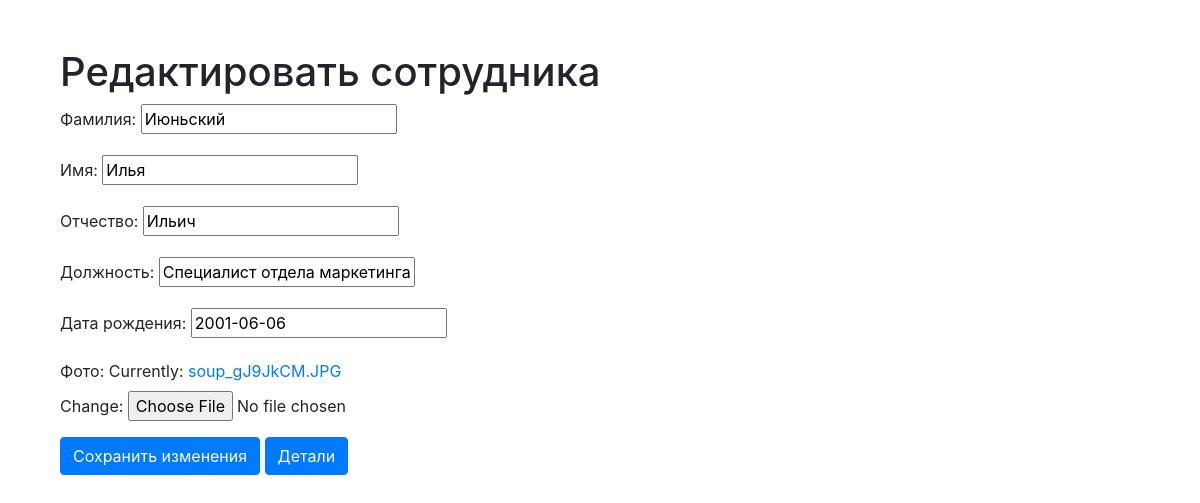
The app's page /employee/6/update with its own data.
### eployees_app/models.py (models this page shows, shortened)
class Employees(models.Model):
    employeeSurname = models.CharField(verbose_name="Фамилия", max_length=40)
    employeeName = models.CharField(verbose_name="Имя", max_length=40)
    employeePatronymic = models.CharField(verbose_name="Отчество", max_length=40)
    employeeJobTitle = models.CharField(verbose_name="Должность", max_length=30)
    employeeBirthDate = models.DateField(verbose_name="Дата рождения", auto_now=False)
    employeePhoto = models.ImageField(verbose_name="Фото", null=True)
    class Meta:
        verbose_name = 'Сотрудник',
        verbose_name_plural = 'Сотрудники',
        ordering = ['employeeSurname']

### eployees_app/views.py (the view, shortened to what this page needs)
# urls.py: path('employee/<int:pk>/update', views.EmployeeUpdate.as_view(), name = 'employee_update'),
class EmployeeUpdate(UpdateView):
    template_name = 'employees/employee_edit.html'
    model = Employees
    context_object_name = 'employee'
    fields = ['employeeSurname',
              'employeeName',
              'employeePatronymic',
              'employeeJobTitle',
              'employeeBirthDate',
              'employeePhoto'
              ]

### templates/employees/employee_edit.html (shortened to what this page needs)
{% extends '../base.html' %}
{% block content %}
<div class="container mt-5">
    <h1>Редактировать сотрудника</h1>
    <form method="POST" enctype="multipart/form-data">
        {{ form.as_p }}
        <button type="submit" class="btn btn-primary">Сохранить изменения</button>
        <a href="{% url 'employee_detail' employee.pk %}" class="btn btn-primary">Детали</a>
    </form>
</div>
{% endblock %}

### records on screen
Employees: employeeSurname "Июньский", employeeName "Илья", employeePatronymic "Ильич", employeeJobTitle "Специалист отдела маркетинга", employeeBirthDate "2001-06-06"
